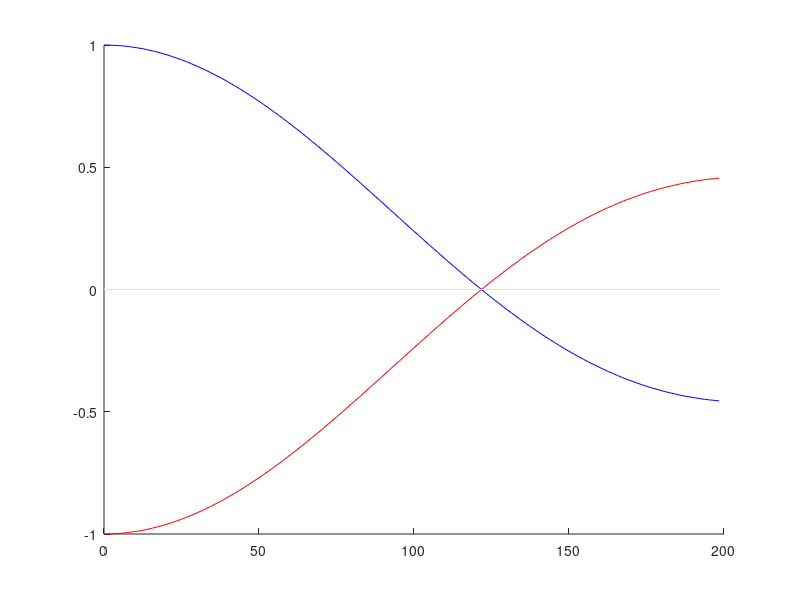
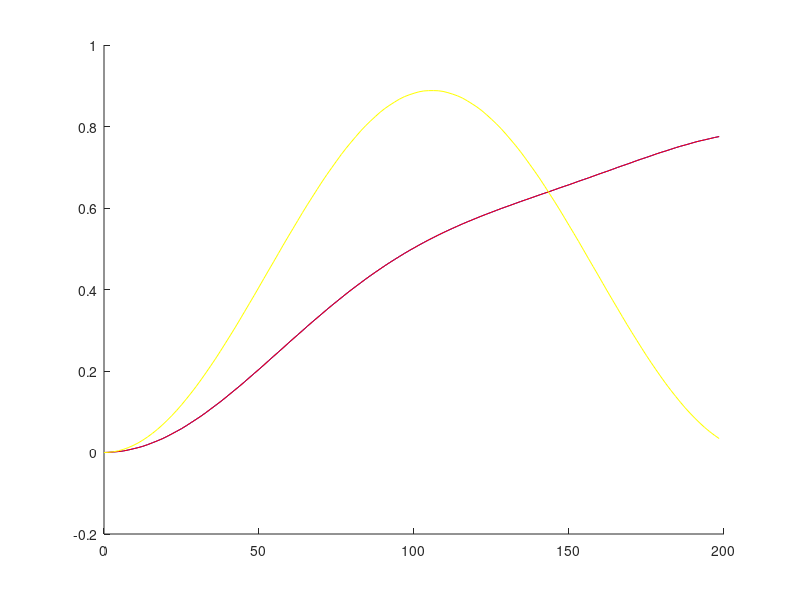

These figures' MATLAB source, in order:
function bhsuQM

tmax=200;

Nt = 128;
dt = tmax/Nt;

t=[0:dt:tmax-dt];

S = 3;
U = 1;
mu = 1;
J = 0.01;

Jx=[0,1,0;1,0,1;0,1,0]/sqrt(2);
Jy=i*[0,-1,0;1,0,-1;0,1,0]/sqrt(2);
Jz=[1,0,0;0,0,0;0,0,-1];


JxS=cell(1,S);
JyS=cell(1,S);
JzS=cell(1,S);
for j=1:S,
    JxS{j}=sparse(kron(kron(eye(3^(j-1)),Jx),eye(3^(S-j))));
    JyS{j}=sparse(kron(kron(eye(3^(j-1)),Jy),eye(3^(S-j))));
    JzS{j}=sparse(kron(kron(eye(3^(j-1)),Jz),eye(3^(S-j))));
end

'make ham'
time=cputime;

HQM=sparse(3^S,3^S);
for j=1:S
    HQM=HQM+JzS{j}*JzS{j}/2-JzS{j};
    for k=j+1:S
        HQM=HQM-J*(JxS{j}*JxS{k}+JyS{j}*JyS{k});
    end
end
cputime-time

HQMf=full(HQM);

HQMf

'diag'
time=cputime;
[Vn,Em]=eig(HQMf);
cputime-time

En=diag(Em);

init=zeros(3^S,1);
init(8,1)=1;

cn=Vn'*init;
m1=Vn'*(JzS{1}*Vn);
m2=Vn'*(JzS{2}*Vn);
m3=Vn'*(JzS{3}*Vn);

%m7=Vn'*(JzS{4}*Vn);
%m8=Vn'*(JzS{5}*Vn);
%m9=Vn'*(JzS{6}*Vn);

m4=Vn'*(JzS{1}*(JzS{1}*Vn));
m5=Vn'*(JzS{2}*(JzS{2}*Vn));
m6=Vn'*(JzS{3}*(JzS{3}*Vn));


'plot'
time=cputime
for j=1:Nt
    vec=exp(-i*t(j)*En).*cn;
    AvgSz1(j)=vec'*(m1*vec);
    AvgSz2(j)=vec'*(m2*vec);
    AvgSz3(j)=vec'*(m3*vec);
%    AvgSz4(j)=vec'*(m7*vec);
%    AvgSz5(j)=vec'*(m8*vec);
%    AvgSz6(j)=vec'*(m9*vec);
    SqSz1(j)=vec'*(m4*vec);
    SqSz2(j)=vec'*(m5*vec);
    SqSz3(j)=vec'*(m6*vec);
end
cputime-time

widSz1=SqSz1-AvgSz1.*AvgSz1;
widSz2=SqSz2-AvgSz2.*AvgSz2;
widSz3=SqSz3-AvgSz3.*AvgSz3;

save('QMAvgSz3','AvgSz1','AvgSz2','AvgSz3','-ascii');
save('QMWidSz3','widSz1','widSz2','widSz3','-ascii');
%save('QMAvgSz2','AvgSz1','AvgSz2','-ascii');
%save('QMWidSz2','widSz1','widSz2','-ascii');



%plot the results
 figure
 hold on

 plot(t,AvgSz1,'b');
 plot(t,AvgSz2,'r');
 plot(t,AvgSz3,'y');

 % figure
 %hold on

% plot(t,AvgSz4,'b');
% plot(t,AvgSz5,'r');
% plot(t,AvgSz6,'y');
figure
 hold on
% %plot(t,X(:,1),'r');
 plot(t,widSz1,'b');
 plot(t,widSz2,'r');
 plot(t,widSz3,'y');
%legend('n for p=0');